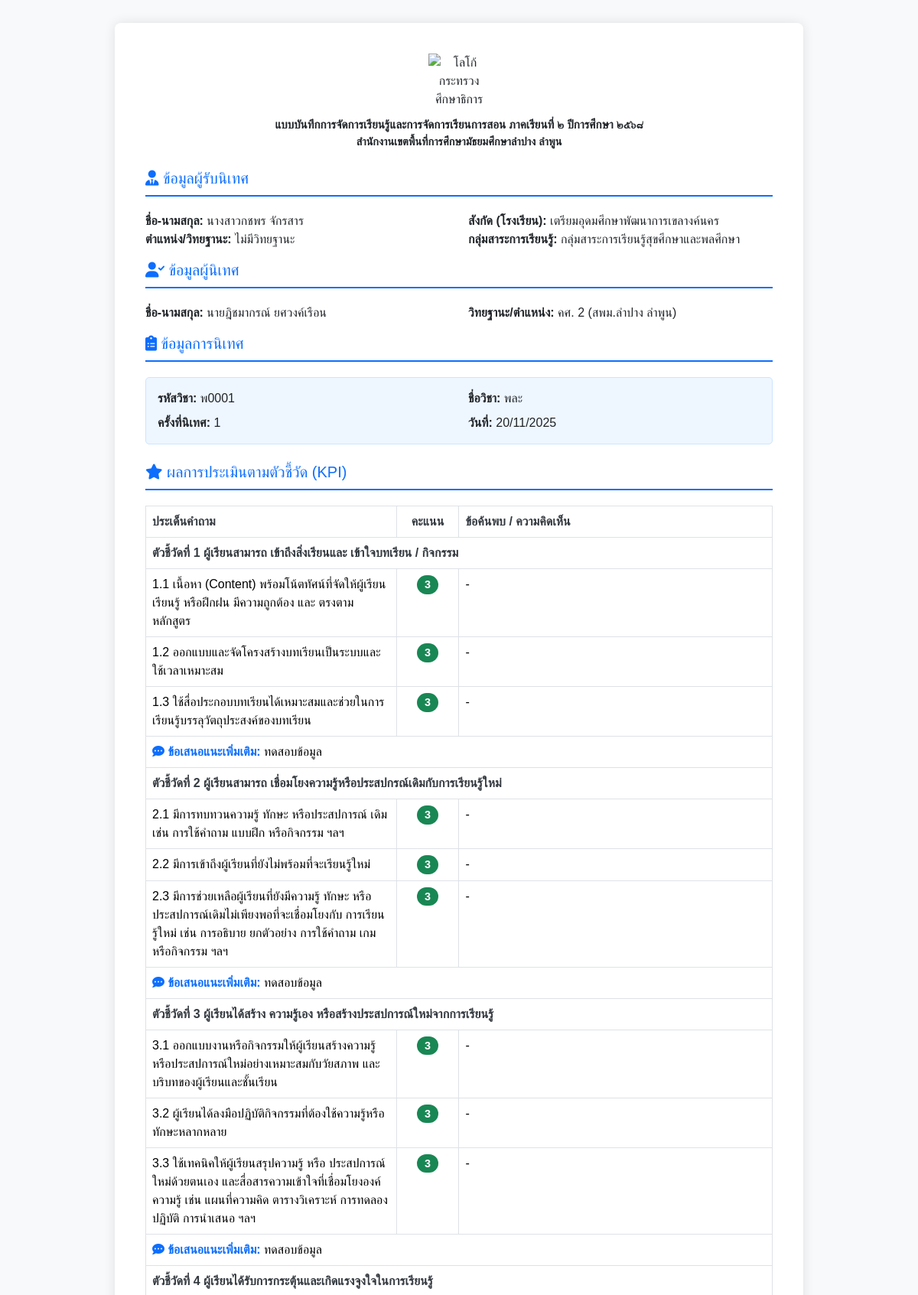
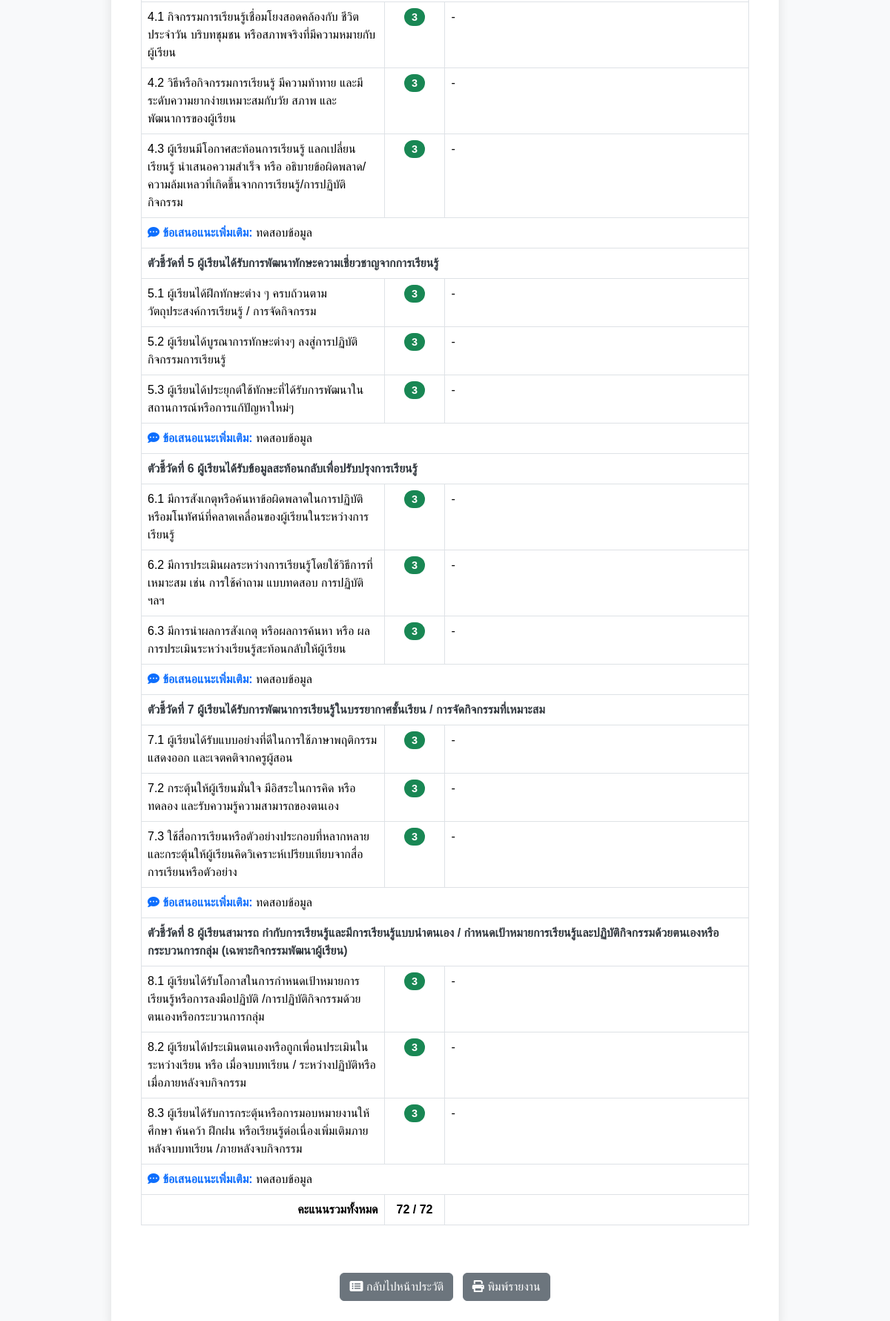
Screenshot of /supervision_report.php?session_id=32 with the database file from the repository (2 pictures, top to bottom).
### tables this page shows
CREATE TABLE `supervision_sessions` (
  `id` int(11) NOT NULL,
  `supervisor_p_id` varchar(13) NOT NULL COMMENT 'FK to supervisor.p_id',
  `teacher_t_pid` varchar(13) NOT NULL COMMENT 'FK to teacher.t_pid',
  `subject_code` varchar(50) DEFAULT NULL COMMENT 'รหัสวิชา',
  `subject_name` varchar(255) DEFAULT NULL COMMENT 'ชื่อวิชา',
  `inspection_time` int(2) DEFAULT NULL COMMENT 'ครั้งที่นิเทศ',
  `inspection_date` date DEFAULT NULL COMMENT 'วันที่รับการนิเทศ',
  `overall_suggestion` text DEFAULT NULL COMMENT 'ข้อเสนอแนะเพิ่มเติม',
  `supervision_date` timestamp NOT NULL DEFAULT current_timestamp(),
  `satisfaction_suggestion` text DEFAULT NULL COMMENT 'ข้อเสนอแนะจากแบบประเมินความพึงพอใจ',
  `satisfaction_submitted` tinyint(1) NOT NULL DEFAULT 0 COMMENT 'สถานะการประเมิน: 0=ยังไม่ประเมิน, 1=ประเมินแล้ว',
  `satisfaction_date` datetime DEFAULT NULL COMMENT 'วันที่ประเมินความพึงพอใจ'
);

CREATE TABLE `teacher` (
  `t_pid` varchar(255) DEFAULT NULL,
  `school_id` int(11) DEFAULT NULL,
  `prefix_id` varchar(3) DEFAULT NULL,
  `PrefixName` varchar(100) DEFAULT NULL,
  `fname` varchar(100) DEFAULT NULL,
  `lname` varchar(100) DEFAULT NULL,
  `adm_rank_id` int(11) DEFAULT NULL,
  `adm_name` varchar(100) DEFAULT NULL,
  `learning_group_id` int(3) DEFAULT NULL,
  `learning_group` varchar(255) DEFAULT NULL,
  `major_subject` varchar(255) DEFAULT NULL
);

CREATE TABLE `school` (
  `school_id` int(11) DEFAULT NULL,
  `SchoolName` varchar(255) DEFAULT NULL,
  `SchoolGroup` int(11) DEFAULT NULL
);

CREATE TABLE `supervisor` (
  `p_id` varchar(13) DEFAULT NULL,
  `office_id` varchar(3) DEFAULT NULL,
  `OfficeName` varchar(255) DEFAULT NULL,
  `prefix_id` int(11) DEFAULT NULL,
  `PrefixName` varchar(50) DEFAULT NULL,
  `fname` varchar(100) DEFAULT NULL,
  `lname` varchar(100) DEFAULT NULL,
  `position` varchar(100) DEFAULT NULL,
  `rank_id` varchar(2) DEFAULT NULL,
  `RankName` varchar(255) DEFAULT NULL
);

CREATE TABLE `kpi_answers` (
  `id` int(11) NOT NULL,
  `session_id` int(11) NOT NULL COMMENT 'FK to supervision_sessions.id',
  `question_id` int(11) NOT NULL COMMENT 'FK to kpi_questions.id',
  `rating_score` int(1) DEFAULT NULL,
  `comment` text DEFAULT NULL
);

CREATE TABLE `kpi_questions` (
  `id` int(11) NOT NULL,
  `indicator_id` int(11) NOT NULL COMMENT 'FK อ้างอิงถึงตาราง kpi_indicators',
  `question_text` text NOT NULL COMMENT 'ข้อความคำถาม',
  `display_order` int(11) NOT NULL DEFAULT 0 COMMENT 'ลำดับการแสดงผลของคำถามในตัวชี้วัดนั้นๆ'
);

### supervision_report.php (the view, shortened to what this page needs)
<?php
require_once 'config/db_connect.php';
$session_id = intval($_REQUEST['session_id']);
$sql_info = "SELECT
                ss.*,
                /* ข้อมูลครู */
                t.PrefixName AS t_prefix, t.fname AS t_fname, t.lname AS t_lname,
                t.t_pid, t.adm_name AS t_position, vtcg.core_learning_group AS learning_group,
                s_school.SchoolName AS t_school,
                /* ข้อมูลผู้นิเทศ */
                sp.PrefixName AS s_prefix, sp.fname AS s_fname, sp.lname AS s_lname,
                sp.p_id AS s_pid, sp.RankName AS s_rank, sp.OfficeName AS s_office
            FROM supervision_sessions ss
            LEFT JOIN teacher t ON ss.teacher_t_pid = t.t_pid
            LEFT JOIN view_teacher_core_groups vtcg ON t.t_pid = vtcg.t_pid
            LEFT JOIN school s_school ON t.school_id = s_school.school_id
            LEFT JOIN supervisor sp ON ss.supervisor_p_id = sp.p_id
            WHERE ss.id = ?";
$stmt = $conn->prepare($sql_info);
$stmt->bind_param("i", $session_id);
$stmt->execute();
$result_info = $stmt->get_result();
$info = $result_info->fetch_assoc();
$sql_answers = "SELECT
                    q.question_text,
                    ans.rating_score,
                    ans.comment,
                    ind.title AS indicator_title,
                    ind.id AS indicator_id
                FROM kpi_answers ans
                JOIN kpi_questions q ON ans.question_id = q.id
                JOIN kpi_indicators ind ON q.indicator_id = ind.id
                WHERE ans.session_id = ?
                ORDER BY ind.display_order, q.display_order";
$stmt_ans = $conn->prepare($sql_answers);
$stmt_ans->bind_param("i", $session_id);
$stmt_ans->execute();
$result_ans = $stmt_ans->get_result();
$kpi_data = [];
$total_score = 0;
$count_questions = 0;
while ($row = $result_ans->fetch_assoc()) {
    $kpi_data[$row['indicator_id']]['title'] = $row['indicator_title'];
    $kpi_data[$row['indicator_id']]['questions'][] = $row;
    $total_score += $row['rating_score'];
    $count_questions++;
}
$sql_sugg = "SELECT indicator_id, suggestion_text FROM kpi_indicator_suggestions WHERE session_id = ?";
$stmt_sugg = $conn->prepare($sql_sugg);
$stmt_sugg->bind_param("i", $session_id);
$stmt_sugg->execute();
$result_sugg = $stmt_sugg->get_result();
$suggestions = [];
while ($row = $result_sugg->fetch_assoc()) {
    $suggestions[$row['indicator_id']] = $row['suggestion_text'];
}
?>
<!DOCTYPE html>
<html lang="th">
<head>
    <link href="https://cdn.jsdelivr.net/npm/bootstrap@5.3.3/dist/css/bootstrap.min.css" rel="stylesheet">
    <link rel="stylesheet" href="https://cdnjs.cloudflare.com/ajax/libs/font-awesome/6.0.0/css/all.min.css">
    <link rel="stylesheet" href="css/report_style.css"> </head>
<body>
    <div class="container">
        <div class="report-container" style="position: relative;">
            <div class="text-center mb-5" style="margin-bottom: 25px !important;">
                <img src="images/logo.png" alt="โลโก้กระทรวงศึกษาธิการ" style="max-width: 80px; margin-bottom: 10px;">
                <p style="margin-bottom: 0; font-weight: bold; font-size: 0.95rem;">แบบบันทึกการจัดการเรียนรู้และการจัดการเรียนการสอน ภาคเรียนที่ ๒ ปีการศึกษา ๒๕๖๘</p>
                <p style="margin-bottom: 0; font-weight: bold; font-size: 0.9rem;">สำนักงานเขตพื้นที่การศึกษามัธยมศึกษาลำปาง ลำพูน</p>
            </div>
            <h5 class="header-title"><i class="fas fa-user-tie"></i> ข้อมูลผู้รับนิเทศ</h5>
            <div class="row mb-3">
                <div class="col-6">
                    <strong>ชื่อ-นามสกุล:</strong> <?php echo $info['t_prefix'] . $info['t_fname'] . ' ' . $info['t_lname']; ?>
                </div>
                <div class="col-6">
                    <strong>สังกัด (โรงเรียน):</strong> <?php echo $info['t_school']; ?>
                </div>
                <div class="col-6">
                    <strong>ตำแหน่ง/วิทยฐานะ:</strong> <?php echo $info['t_position']; ?>
                </div>
                <div class="col-6">
                    <strong>กลุ่มสาระการเรียนรู้:</strong> <?php echo $info['learning_group'] ?? '-'; ?>
                </div>
            </div>
            <h5 class="header-title"><i class="fas fa-user-check"></i> ข้อมูลผู้นิเทศ</h5>
            <div class="row mb-3">
                <div class="col-6">
                    <strong>ชื่อ-นามสกุล:</strong> <?php echo $info['s_prefix'] . $info['s_fname'] . ' ' . $info['s_lname']; ?>
                </div>
                <div class="col-6">
                    <strong>วิทยฐานะ/ตำแหน่ง:</strong> <?php echo $info['s_rank']; ?> (<?php echo $info['s_office']; ?>)
                </div>
            </div>
            <h5 class="header-title"><i class="fas fa-clipboard-list"></i> ข้อมูลการนิเทศ</h5>
            <div class="info-box">
                <div class="row">
                    <div class="col-6"><strong>รหัสวิชา:</strong> <?php echo $info['subject_code']; ?></div>
                    <div class="col-6"><strong>ชื่อวิชา:</strong> <?php echo $info['subject_name']; ?></div>
                </div>
                <div class="row mt-2"> <div class="col-6"><strong>ครั้งที่นิเทศ:</strong> <?php echo $info['inspection_time']; ?></div>
                    <div class="col-6"><strong>วันที่:</strong> <?php echo date('d/m/Y', strtotime($info['supervision_date'])); ?></div>
                </div>
            </div>
            <h5 class="header-title mt-4"><i class="fas fa-star"></i> ผลการประเมินตามตัวชี้วัด (KPI)</h5>
            <div class="table-responsive">
                <table class="table table-bordered table-kpi">
                    <thead>
                        <tr>
                            <th style="width: 40%;">ประเด็นคำถาม</th>
                            <th style="width: 10%; text-align: center;">คะแนน</th>
                            <th style="width: 50%;">ข้อค้นพบ / ความคิดเห็น</th>
                        </tr>
                    </thead>
                    <?php foreach ($kpi_data as $ind_id => $data): ?>
                        <tbody style="page-break-inside: avoid;">
                            <tr class="indicator-title-row">
                                <td colspan="3"><?php echo $data['title']; ?></td>
                            </tr>
                            <?php foreach ($data['questions'] as $q): ?>
                                <tr>
                                    <td><?php echo $q['question_text']; ?></td>
                                    <td class="text-center">
                                        <?php
                                        $score = $q['rating_score'];
                                        $class = 'badge-2';
                                        if ($score == 3) $class = 'badge-3';
                                        elseif ($score == 1) $class = 'badge-1';
                                        elseif ($score == 0) $class = 'badge-0';
                                        ?>
                                        <span class="badge score-badge <?php echo $class; ?>"><?php echo htmlspecialchars($score); ?></span>
                                    </td>
                                    <td><?php echo !empty($q['comment']) ? nl2br(htmlspecialchars($q['comment'])) : '-'; ?></td>
                                </tr>
                            <?php endforeach; ?>
                            <?php if (isset($suggestions[$ind_id]) && !empty($suggestions[$ind_id])): ?>
                                <tr>
                                    <td colspan="3" class="kpi-suggestion-cell">
                                        <i class="fas fa-comment-dots"></i> <strong>ข้อเสนอแนะเพิ่มเติม:</strong>
                                        <?php echo nl2br(htmlspecialchars($suggestions[$ind_id])); ?>
                                    </td>
                                </tr>
                            <?php endif; ?>
                        </tbody>
                    <?php endforeach; ?>
                    <tbody>
                        <tr style="background-color: white;">
                            <td class="text-end"><strong>คะแนนรวมทั้งหมด</strong></td>
                            <td class="text-center fw-bold"><?php echo $total_score; ?> / <?php echo $count_questions * 3; ?></td>
                            <td></td>
                        </tr>
                    </tbody>
                </table>
            </div>
            <div class="text-center mt-5 no-print">
                <a href="history.php" class="btn btn-secondary me-2"><i class="fas fa-list-alt"></i> กลับไปหน้าประวัติ</a>
                <button onclick="window.print()" class="btn btn-secondary"><i class="fas fa-print"></i> พิมพ์รายงาน</button>
            </div>
        </div>
    </div>
</body>
</html>

### css/report_style.css (style rules this page uses)
body { background-color: #f8f9fa; font-family: 'Sarabun', sans-serif; }
.report-container { max-width: 900px; margin: 30px auto; background: #fff; padding: 40px; box-shadow: 0 0 15px rgba(0, 0, 0, 0.1); border-radius: 8px; }
.header-title { color: #0d6efd; border-bottom: 2px solid #0d6efd; padding-bottom: 10px; margin-bottom: 20px; }
.info-box { background-color: #eef6ff; padding: 15px; border-radius: 5px; margin-bottom: 20px; border: 1px solid #cce5ff; }
.table-kpi thead { background-color: white; }
.table-kpi th { background-color: white !important; color: #343a40 !important; }
.indicator-title-row td { background-color: white !important; color: #343a40 !important; font-weight: bold; }
.kpi-suggestion-cell { background-color: white !important; color: #000000 !important; }
.kpi-suggestion-cell strong { color: #0d6efd !important; }
.kpi-suggestion-cell i { color: #0d6efd !important; }
.table-kpi tbody tr { background-color: white; }
.score-badge { font-size: 0.9rem; padding: 5px 10px; border-radius: 20px; }
.badge-3 { background-color: #198754; color: white; }

### rows the page displays
supervision_sessions: teacher.PrefixName "นางสาว", teacher.fname "กชพร", teacher.lname "จักรสาร", school.SchoolName "เตรียมอุดมศึกษาพัฒนาการเขลางค์นคร", teacher.adm_name "ไม่มีวิทยฐานะ", supervisor.PrefixName "นาย", supervisor.fname "ฎิชมากรณ์", supervisor.lname "ยศวงค์เรือน", supervisor.RankName "คศ. 2", supervisor.OfficeName "สพม.ลำปาง ลำพูน", subject_code "พ0001", subject_name "พละ", inspection_time "1", supervision_date "20/11/2025"
kpi_answers: kpi_questions.question_text "1.1 เนื้อหา (Content) พร้อมโน้ตทัศน์ที่จัดให้ผู้เรียนเรียนรู้ หรือฝึกฝน มีความถูกต้อง และ ตรงตามหลักสูตร", rating_score "3", comment "-"
kpi_answers: kpi_questions.question_text "1.2 ออกแบบและจัดโครงสร้างบทเรียนเป็นระบบและใช้เวลาเหมาะสม", rating_score "3", comment "-"
kpi_answers: kpi_questions.question_text "1.3 ใช้สื่อประกอบบทเรียนได้เหมาะสมและช่วยในการเรียนรู้บรรลุวัตถุประสงค์ของบทเรียน", rating_score "3", comment "-"
kpi_answers: kpi_questions.question_text "2.1 มีการทบทวนความรู้ ทักษะ หรือประสปการณ์ เดิม เช่น การใช้คำถาม แบบฝึก หรือกิจกรรม ฯลฯ", rating_score "3", comment "-"
kpi_answers: kpi_questions.question_text "2.2 มีการเข้าถึงผู้เรียนที่ยังไม่พร้อมที่จะเรียนรู้ใหม่", rating_score "3", comment "-"
kpi_answers: kpi_questions.question_text "2.3 มีการช่วยเหลือผู้เรียนที่ยังมีความรู้ ทักษะ หรือ ประสปการณ์เดิมไม่เพียงพอที่จะเชื่อมโยงกับ การเรียนรู้ใหม่ เช่น การอธิบาย ยกตัวอย่าง การใช้คำถาม เกม หรือกิจกรรม ฯลฯ", rating_score "3", comment "-"
kpi_answers: kpi_questions.question_text "3.1 ออกแบบงานหรือกิจกรรมให้ผู้เรียนสร้างความรู้หรือประสปการณ์ใหม่อย่างเหมาะสมกับวัยสภาพ และบริบทของผู้เรียนและชั้นเรียน", rating_score "3", comment "-"
kpi_answers: kpi_questions.question_text "3.2 ผู้เรียนได้ลงมือปฏิบัติกิจกรรมที่ต้องใช้ความรู้หรือทักษะหลากหลาย", rating_score "3", comment "-"
kpi_answers: kpi_questions.question_text "3.3 ใช้เทคนิคให้ผู้เรียนสรุปความรู้ หรือ ประสปการณ์ใหม่ด้วยตนเอง และสื่อสารความเข้าใจที่เชื่อมโยงองค์ความรู้ เช่น แผนที่ความคิด ตารางวิเคราะห์ การทดลองปฏิบัติ การนำเสนอ ฯลฯ", rating_score "3", comment "-"
kpi_answers: kpi_questions.question_text "4.1 กิจกรรมการเรียนรู้เชื่อมโยงสอดคล้องกับ ชีวิตประจำวัน บริบทชุมชน หรือสภาพจริงที่มีความหมายกับผู้เรียน", rating_score "3", comment "-"
kpi_answers: kpi_questions.question_text "4.2 วิธีหรือกิจกรรมการเรียนรู้ มีความท้าทาย และมีระดับความยากง่ายเหมาะสมกับวัย สภาพ และพัฒนาการของผู้เรียน", rating_score "3", comment "-"
kpi_answers: kpi_questions.question_text "4.3 ผู้เรียนมีโอกาศสะท้อนการเรียนรู้ แลกเปลี่ยน เรียนรู้ นำเสนอความสำเร็จ หรือ อธิบายข้อผิดพลาด/ความล้มเหลวที่เกิดขึ้นจากการเรียนรู้/การปฏิบัติกิจกรรม", rating_score "3", comment "-"
kpi_answers: kpi_questions.question_text "5.1 ผู้เรียนได้ฝึกทักษะต่าง ๆ ครบถ้วนตามวัตถุประสงค์การเรียนรู้ / การจัดกิจกรรม", rating_score "3", comment "-"
kpi_answers: kpi_questions.question_text "5.2 ผู้เรียนได้บูรณาการทักษะต่างๆ ลงสู่การปฏิบัติกิจกรรมการเรียนรู้", rating_score "3", comment "-"
kpi_answers: kpi_questions.question_text "5.3 ผู้เรียนได้ประยุกต์ใช้ทักษะที่ได้รับการพัฒนาในสถานการณ์หรือการแก้ปัญหาใหม่ๆ", rating_score "3", comment "-"
kpi_answers: kpi_questions.question_text "6.1 มีการสังเกตุหรือค้นหาข้อผิดพลาดในการปฏิบัติหรือมโนทัศน์ที่คลาดเคลื่อนของผู้เรียนในระหว่างการเรียนรู้", rating_score "3", comment "-"
kpi_answers: kpi_questions.question_text "6.2 มีการประเมินผลระหว่างการเรียนรู้โดยใช้วิธีการที่เหมาะสม เช่น การใช้คำถาม แบบทดสอบ การปฏิบัติ ฯลฯ", rating_score "3", comment "-"
kpi_answers: kpi_questions.question_text "6.3 มีการนำผลการสังเกตุ หรือผลการค้นหา หรือ ผลการประเมินระหว่างเรียนรู้สะท้อนกลับให้ผู้เรียน", rating_score "3", comment "-"
kpi_answers: kpi_questions.question_text "7.1 ผู้เรียนได้รับแบบอย่างที่ดีในการใช้ภาษาพฤติกรรมแสดงออก และเจตคติจากครูผู้สอน", rating_score "3", comment "-"
kpi_answers: kpi_questions.question_text "7.2 กระตุ้นให้ผู้เรียนมั่นใจ มีอิสระในการคิด หรือ ทดลอง และรับความรู้ความสามารถของตนเอง", rating_score "3", comment "-"
kpi_answers: kpi_questions.question_text "7.3 ใช้สื่อการเรียนหรือตัวอย่างประกอบที่หลากหลาย และกระตุ้นให้ผู้เรียนคิดวิเคราะห์เปรียบเทียบจากสื่อการเรียนหรือตัวอย่าง", rating_score "3", comment "-"
kpi_answers: kpi_questions.question_text "8.1 ผู้เรียนได้รับโอกาสในการกำหนดเป้าหมายการเรียนรู้หรือการลงมือปฏิบัติ /การปฏิบัติกิจกรรมด้วยตนเองหรือกระบวนการกลุ่ม", rating_score "3", comment "-"
kpi_answers: kpi_questions.question_text "8.2 ผู้เรียนได้ประเมินตนเองหรือถูกเพื่อนประเมินในระหว่างเรียน หรือ เมื่อจบบทเรียน / ระหว่างปฏิบัติหรือเมื่อภายหลังจบกิจกรรม", rating_score "3", comment "-"
kpi_answers: kpi_questions.question_text "8.3 ผู้เรียนได้รับการกระตุ้นหรือการมอบหมายงานให้ศึกษา ค้นคว้า ฝึกฝน หรือเรียนรู้ต่อเนื่องเพิ่มเติมภายหลังจบบทเรียน /ภายหลังจบกิจกรรม", rating_score "3", comment "-"

### other values shown
$info['learning_group'] "กลุ่มสาระการเรียนรู้สุขศึกษาและพลศึกษา"
$data['title'] "ตัวชี้วัดที่ 1 ผู้เรียนสามารถ เข้าถึงสิ่งเรียนและ เข้าใจบทเรียน / กิจกรรม"
$suggestions[$ind_id] "ทดสอบข้อมูล"
$data['title'] "ตัวชี้วัดที่ 2 ผู้เรียนสามารถ เชื่อมโยงความรู้หรือประสปกรณ์เดิมกับการเรียนรู้ใหม่"
$data['title'] "ตัวชี้วัดที่ 3 ผู้เรียนได้สร้าง ความรู้เอง หรือสร้างประสปการณ์ใหม่จากการเรียนรู้"
$data['title'] "ตัวชี้วัดที่ 4 ผู้เรียนได้รับการกระตุ้นและเกิดแรงจูงใจในการเรียนรู้"
$data['title'] "ตัวชี้วัดที่ 5 ผู้เรียนได้รับการพัฒนาทักษะความเชี่ยวชาญจากการเรียนรู้"
$data['title'] "ตัวชี้วัดที่ 6 ผู้เรียนได้รับข้อมูลสะท้อนกลับเพื่อปรับปรุงการเรียนรู้"
$data['title'] "ตัวชี้วัดที่ 7 ผู้เรียนได้รับการพัฒนาการเรียนรู้ในบรรยากาศชั้นเรียน / การจัดกิจกรรมที่เหมาะสม"
$data['title'] "ตัวชี้วัดที่ 8 ผู้เรียนสามารถ กำกับการเรียนรู้และมีการเรียนรู้แบบนำตนเอง / กำหนดเป้าหมายการเรียนรู้และปฏิบัติกิจกรรมด้วยตนเองหรือกระบวนการกลุ่ม (เฉพาะกิจกรรมพัฒนาผู้เรียน)"
$total_score "72"
$count_questions * 3 "72"
